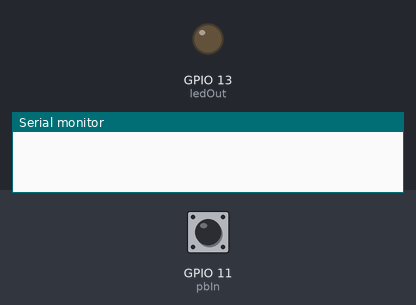
The sketch below on a simulated ESP32. Parts: output pins drawn as LEDs (lit = HIGH), the last lines printed to the serial monitor. Inputs (shaded band) come from the test bench; at power-on: GPIO 11 (pbIn) HIGH.

Above: at 1.2 s.
1.3 s: GPIO 11 (pbIn) pulsed LOW 2 times (0.12 s each, 0.3 s apart)
At 3.3 s:
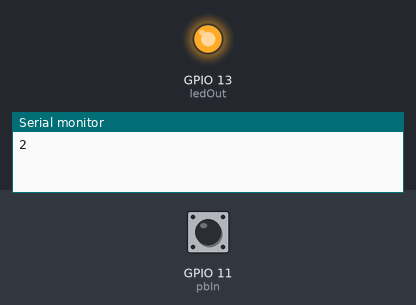
Timing chart, 0 to 4.8 s (numbered marks = the images above; inputs shaded):
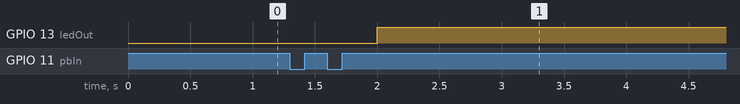

Measured:
- after the input at 1.3 s, GPIO 13 (ledOut): LOW → HIGH after 0.70 s

The sketch:

GroundSpeedSensor.ino
```cpp
/*
 Name:		GroundSpeedSensor.ino
 Created:	2/22/2021 3:34:18 PM
 Author:	Jesse Federkiewicz
*/

#include "./src/MsTimer2.h"

int pbIn = GPIO_NUM_11;                    // Define interrupt 0 that is digital pin 2
int ledOut = 13;                 // Define the indicator LED pin digital pin 13
int number = 0;                    //Interrupt times
volatile int state = LOW;         // Defines the indicator LED state, the default is not bright

void setup()
{
    Serial.begin(9600);
    pinMode(ledOut, OUTPUT);//
    attachInterrupt(pbIn, stateChange, FALLING); // Set the interrupt function, interrupt pin is digital pin D2, interrupt service function is stateChange (), when the D2 power change from high to low , the trigger interrupt.
    MsTimer2::set(1000, Handle); // Set the timer interrupt function, running once Handle() function per 1000ms
    MsTimer2::start();//Start timer interrupt function

}

void loop()
{
    //Serial.println(number); // Printing the number of times of interruption, which is convenient for debugging.
    //delay(1);
    //if (state == HIGH)  //When a moving object is detected, the ledout is automatically closed after the light 2S, the next trigger can be carried out, and No need to reset. Convenient debugging.
    //{
    //    delay(2000);
    //    state = LOW;
    //    digitalWrite(ledOut, state);    //turn off led
    //}
    return;
}


void stateChange()  //Interrupt service function
{
    number++;  //Interrupted once, the number + 1

}

void Handle()   //Timer service function
{
    if (number > 1)  //If in the set of the interrupt time the number more than 1 times, then means have detect moving objects,This value can be adjusted according to the actual situation, which is equivalent to adjust the threshold of detection speed of moving objects.
    {
        state = HIGH;
        digitalWrite(ledOut, state);    //light led
        Serial.println(number);
        number = 0;   //Cleare the number, so that it does not affect the next trigger
    }
    else
        number = 0;   //If in the setting of the interrupt time, the number of the interrupt is not reached the threshold value, it is not detected the moving objects, Cleare the number.
}
```
